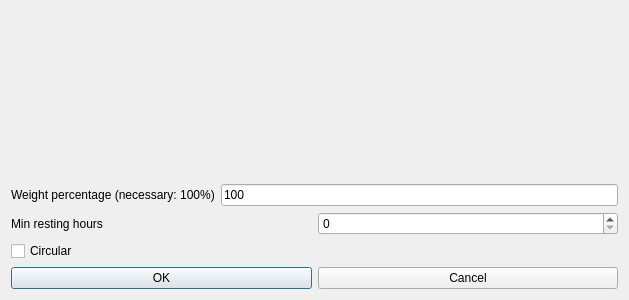
<?xml version="1.0" encoding="UTF-8"?>
<ui version="4.0">
 <class>ModifyConstraintStudentsMinRestingHoursForm_template</class>
 <widget class="QDialog" name="ModifyConstraintStudentsMinRestingHoursForm_template">
  <property name="geometry">
   <rect>
    <x>0</x>
    <y>0</y>
    <width>629</width>
    <height>300</height>
   </rect>
  </property>
  <property name="windowTitle">
   <string extracomment="This is the title of the dialog to modify a constraint of this type">Modify students min resting hours</string>
  </property>
  <layout class="QGridLayout" name="gridLayout">
   <item row="1" column="0" colspan="2">
    <layout class="QHBoxLayout" name="horizontalLayout">
     <item>
      <widget class="QLabel" name="weightTextLabel">
       <property name="frameShape">
        <enum>QFrame::NoFrame</enum>
       </property>
       <property name="frameShadow">
        <enum>QFrame::Plain</enum>
       </property>
       <property name="text">
        <string>Weight percentage (necessary: 100%)</string>
       </property>
       <property name="wordWrap">
        <bool>false</bool>
       </property>
      </widget>
     </item>
     <item>
      <widget class="QLineEdit" name="weightLineEdit">
       <property name="text">
        <string notr="true">100</string>
       </property>
      </widget>
     </item>
    </layout>
   </item>
   <item row="2" column="0" colspan="2">
    <layout class="QHBoxLayout" name="horizontalLayout_2">
     <item>
      <widget class="QLabel" name="textLabel1">
       <property name="text">
        <string>Min resting hours</string>
       </property>
       <property name="wordWrap">
        <bool>false</bool>
       </property>
      </widget>
     </item>
     <item>
      <widget class="QSpinBox" name="minRestingHoursSpinBox"/>
     </item>
    </layout>
   </item>
   <item row="4" column="0" colspan="2">
    <layout class="QHBoxLayout">
     <item>
      <widget class="QPushButton" name="okPushButton">
       <property name="text">
        <string>OK</string>
       </property>
      </widget>
     </item>
     <item>
      <widget class="QPushButton" name="cancelPushButton">
       <property name="text">
        <string>Cancel</string>
       </property>
      </widget>
     </item>
    </layout>
   </item>
   <item row="3" column="0" colspan="2">
    <widget class="QCheckBox" name="circularCheckBox">
     <property name="text">
      <string>Circular</string>
     </property>
    </widget>
   </item>
   <item row="0" column="0" colspan="2">
    <spacer name="spacer5">
     <property name="orientation">
      <enum>Qt::Vertical</enum>
     </property>
     <property name="sizeType">
      <enum>QSizePolicy::Expanding</enum>
     </property>
     <property name="sizeHint" stdset="0">
      <size>
       <width>20</width>
       <height>45</height>
      </size>
     </property>
    </spacer>
   </item>
  </layout>
 </widget>
 <layoutdefault spacing="6" margin="11"/>
 <resources/>
 <connections/>
</ui>
